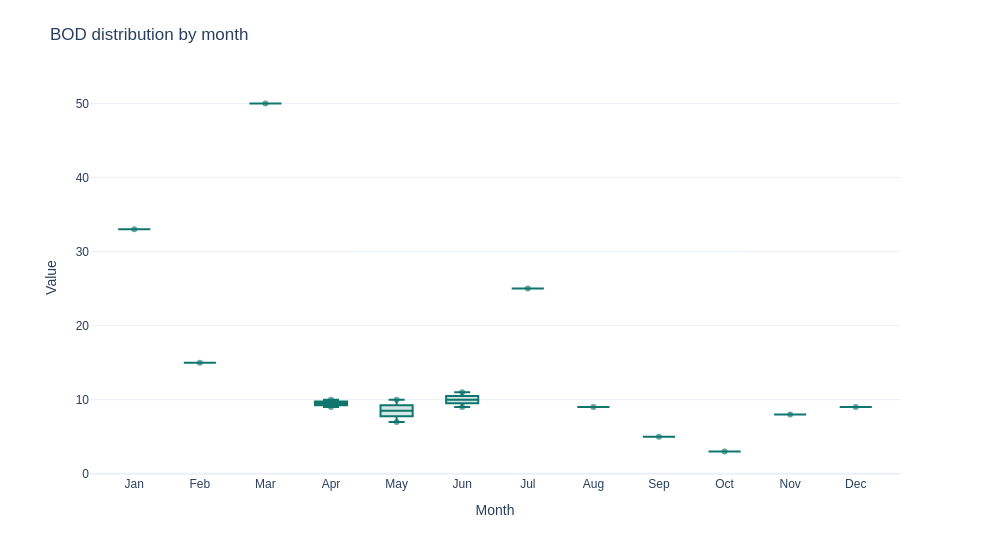

The code cell stored with this chart in its notebook:
### Code cell
ds.plot_distribution(parameter=PARAMETER, grouping="month", location=LOCATION)

### Figure 1 — Plotly figure (JSON) as saved in the notebook; plotly's stock layout.template omitted (floating-point values rounded to 4 significant figures; data arrays with more than 128 entries replaced by an {"elided": "..."} marker saying what was removed)
{"data": [{"boxpoints": false, "fillcolor": "rgba(15,118,110,0.18)", "hoveron": "boxes", "line": {"color": "#0f766e"}, "lowerfence": [33, 15, 50, 9, 7, 9, 25, 9, 5, 3, 8, 9], "median": [33, 15, 50, 9.5, 8.5, 10, 25, 9, 5, 3, 8, 9], "name": "BOD", "q1": [33, 15, 50, 9.25, 7.75, 9.5, 25, 9, 5, 3, 8, 9], "q3": [33, 15, 50, 9.75, 9.25, 10.5, 25, 9, 5, 3, 8, 9], "showlegend": false, "type": "box", "upperfence": [33, 15, 50, 10, 10, 11, 25, 9, 5, 3, 8, 9], "x": ["Jan", "Feb", "Mar", "Apr", "May", "Jun", "Jul", "Aug", "Sep", "Oct", "Nov", "Dec"]}, {"customdata": {"elided": "15x10 mixed values"}, "hovertemplate": "Group: %{x}<br>Location: %{customdata[0]}<br>Date: %{customdata[1]}<br>Value: %{y} %{customdata[2]}<br>Source: %{customdata[3]}<br>Count: %{customdata[4]}<br>Min: %{customdata[5]:.6g}<br>Q1: %{customdata[6]:.6g}<br>Median: %{customdata[7]:.6g}<br>Q3: %{customdata[8]:.6g}<br>Max: %{customdata[9]:.6g}<extra></extra>", "marker": {"color": "#0f766e", "opacity": 0.65, "size": 6}, "mode": "markers", "name": "Samples", "showlegend": false, "type": "scatter", "x": ["Jan", "Feb", "Mar", "Apr", "May", "Jun", "Jul", "Aug", "Sep", "Oct", "Nov", "Dec", "Apr", "May", "Jun"], "y": [33, 15, 50, 9, 7, 11, 25, 9, 5, 3, 8, 9, 10, 10, 9]}], "layout": {"autosize": false, "font": {"family": "Arial, sans-serif"}, "height": 550, "hovermode": "closest", "legend": {"title": {"text": ""}}, "margin": {"b": 75, "l": 90, "r": 100, "t": 80}, "meta": {"boxplotStatistics": [{"count": 1, "group": "Jan", "iqr": 0, "lowerWhisker": 33, "max": 33, "mean": 33, "median": 33, "min": 33, "q1": 33, "q3": 33, "upperWhisker": 33}, {"count": 1, "group": "Feb", "iqr": 0, "lowerWhisker": 15, "max": 15, "mean": 15, "median": 15, "min": 15, "q1": 15, "q3": 15, "upperWhisker": 15}, {"count": 1, "group": "Mar", "iqr": 0, "lowerWhisker": 50, "max": 50, "mean": 50, "median": 50, "min": 50, "q1": 50, "q3": 50, "upperWhisker": 50}, {"count": 2, "group": "Apr", "iqr": 0.5, "lowerWhisker": 9, "max": 10, "mean": 9.5, "median": 9.5, "min": 9, "q1": 9.25, "q3": 9.75, "upperWhisker": 10}, {"count": 2, "group": "May", "iqr": 1.5, "lowerWhisker": 7, "max": 10, "mean": 8.5, "median": 8.5, "min": 7, "q1": 7.75, "q3": 9.25, "upperWhisker": 10}, {"count": 2, "group": "Jun", "iqr": 1, "lowerWhisker": 9, "max": 11, "mean": 10, "median": 10, "min": 9, "q1": 9.5, "q3": 10.5, "upperWhisker": 11}, {"count": 1, "group": "Jul", "iqr": 0, "lowerWhisker": 25, "max": 25, "mean": 25, "median": 25, "min": 25, "q1": 25, "q3": 25, "upperWhisker": 25}, {"count": 1, "group": "Aug", "iqr": 0, "lowerWhisker": 9, "max": 9, "mean": 9, "median": 9, "min": 9, "q1": 9, "q3": 9, "upperWhisker": 9}, {"count": 1, "group": "Sep", "iqr": 0, "lowerWhisker": 5, "max": 5, "mean": 5, "median": 5, "min": 5, "q1": 5, "q3": 5, "upperWhisker": 5}, {"count": 1, "group": "Oct", "iqr": 0, "lowerWhisker": 3, "max": 3, "mean": 3, "median": 3, "min": 3, "q1": 3, "q3": 3, "upperWhisker": 3}, {"count": 1, "group": "Nov", "iqr": 0, "lowerWhisker": 8, "max": 8, "mean": 8, "median": 8, "min": 8, "q1": 8, "q3": 8, "upperWhisker": 8}, {"count": 1, "group": "Dec", "iqr": 0, "lowerWhisker": 9, "max": 9, "mean": 9, "median": 9, "min": 9, "q1": 9, "q3": 9, "upperWhisker": 9}]}, "title": {"text": "BOD distribution by month"}, "width": 1000, "xaxis": {"categoryarray": ["Jan", "Feb", "Mar", "Apr", "May", "Jun", "Jul", "Aug", "Sep", "Oct", "Nov", "Dec"], "categoryorder": "array", "title": {"text": "Month"}, "type": "category"}, "yaxis": {"title": {"text": "Value"}}}}
